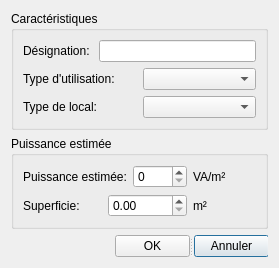
<?xml version="1.0" encoding="UTF-8"?>
<ui version="4.0">
 <class>BDFormulaireDeLocal</class>
 <widget class="QDialog" name="BDFormulaireDeLocal">
  <property name="geometry">
   <rect>
    <x>0</x>
    <y>0</y>
    <width>279</width>
    <height>258</height>
   </rect>
  </property>
  <property name="windowTitle">
   <string>Dialog</string>
  </property>
  <layout class="QGridLayout" name="gridLayout_3">
   <item row="0" column="0">
    <widget class="QGroupBox" name="groupBox_2">
     <property name="title">
      <string>Caractéristiques</string>
     </property>
     <layout class="QGridLayout" name="gridLayout_2">
      <item row="0" column="0">
       <layout class="QHBoxLayout" name="horizontalLayout_5">
        <item>
         <widget class="QLabel" name="label_7">
          <property name="text">
           <string>Désignation: </string>
          </property>
         </widget>
        </item>
        <item>
         <widget class="QLineEdit" name="lineEditDesignation"/>
        </item>
       </layout>
      </item>
      <item row="1" column="0">
       <layout class="QHBoxLayout" name="horizontalLayout">
        <item>
         <widget class="QLabel" name="label">
          <property name="text">
           <string>Type d'utilisation: </string>
          </property>
         </widget>
        </item>
        <item>
         <widget class="QComboBox" name="comboBoxTypeUtil"/>
        </item>
       </layout>
      </item>
      <item row="2" column="0">
       <layout class="QHBoxLayout" name="horizontalLayout_2">
        <item>
         <widget class="QLabel" name="label_2">
          <property name="text">
           <string>Type de local:</string>
          </property>
         </widget>
        </item>
        <item>
         <widget class="QComboBox" name="comboBoxTypeLocal"/>
        </item>
       </layout>
      </item>
     </layout>
    </widget>
   </item>
   <item row="1" column="0">
    <widget class="QGroupBox" name="groupBox">
     <property name="title">
      <string>Puissance estimée</string>
     </property>
     <layout class="QGridLayout" name="gridLayout">
      <item row="0" column="0">
       <layout class="QHBoxLayout" name="horizontalLayout_3">
        <item>
         <widget class="QLabel" name="label_3">
          <property name="text">
           <string>Puissance estimée:</string>
          </property>
         </widget>
        </item>
        <item>
         <widget class="QSpinBox" name="spinBoxPEstimee">
          <property name="minimum">
           <number>0</number>
          </property>
          <property name="maximum">
           <number>1000</number>
          </property>
         </widget>
        </item>
       </layout>
      </item>
      <item row="0" column="1">
       <widget class="QLabel" name="label_4">
        <property name="text">
         <string>VA/m²</string>
        </property>
       </widget>
      </item>
      <item row="1" column="0">
       <layout class="QHBoxLayout" name="horizontalLayout_4">
        <property name="spacing">
         <number>6</number>
        </property>
        <item>
         <widget class="QLabel" name="label_5">
          <property name="text">
           <string>Superficie:</string>
          </property>
         </widget>
        </item>
        <item>
         <widget class="QDoubleSpinBox" name="doubleSpinBoxSuperficie">
          <property name="maximum">
           <double>2000.000000000000000</double>
          </property>
         </widget>
        </item>
       </layout>
      </item>
      <item row="1" column="1">
       <widget class="QLabel" name="label_6">
        <property name="text">
         <string>m²</string>
        </property>
       </widget>
      </item>
     </layout>
    </widget>
   </item>
   <item row="2" column="0">
    <widget class="QSplitter" name="splitter">
     <property name="maximumSize">
      <size>
       <width>155</width>
       <height>23</height>
      </size>
     </property>
     <property name="layoutDirection">
      <enum>Qt::RightToLeft</enum>
     </property>
     <property name="orientation">
      <enum>Qt::Horizontal</enum>
     </property>
     <widget class="QPushButton" name="btn_Annuler">
      <property name="maximumSize">
       <size>
        <width>75</width>
        <height>23</height>
       </size>
      </property>
      <property name="text">
       <string>Annuler</string>
      </property>
     </widget>
     <widget class="QPushButton" name="btn_OK">
      <property name="maximumSize">
       <size>
        <width>75</width>
        <height>23</height>
       </size>
      </property>
      <property name="text">
       <string>OK</string>
      </property>
     </widget>
    </widget>
   </item>
  </layout>
 </widget>
 <resources/>
 <connections/>
</ui>
